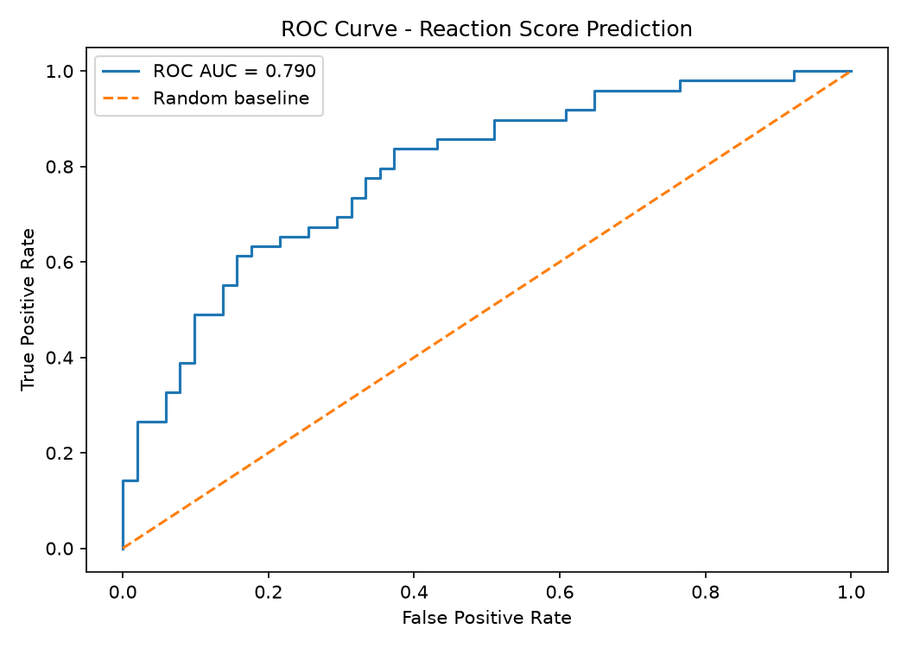
#> input picture roc_curve.png, 907 x 648 px, shrunk from 1050 x 750 before the run, found by its file name
$ python create_dashboard_image.py
#> lines starting #> are read from the running program, lines starting #| are printed output that depends on the picture
from pathlib import Path
import pandas as pd
import matplotlib.pyplot as plt
import matplotlib.image as mpimg

PROJECT_DIR = Path(__file__).resolve().parent.parent
FIGURE_DIR = PROJECT_DIR / "outputs" / "figures"

fig, axes = plt.subplots(1, 3, figsize=(18, 6))

# 1. ROC Curve
roc = FIGURE_DIR / "roc_curve.png"
if roc.exists():
    axes[0].imshow(mpimg.imread(roc))
    axes[0].set_title("Week 1 - ROC Curve")
else:
    axes[0].text(0.5, 0.5, "ROC curve not found", ha="center")
axes[0].axis("off")

# 2. Attention Heatmap
heatmap = FIGURE_DIR / "attention_heatmap.png"
if heatmap.exists():
    axes[1].imshow(mpimg.imread(heatmap))
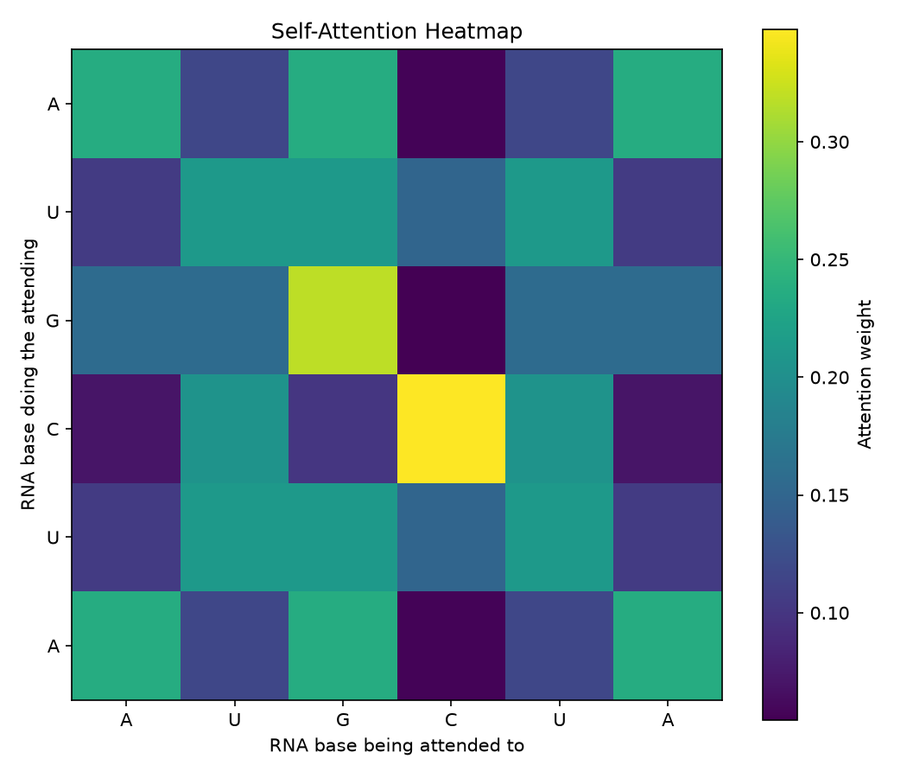
#> input picture attention_heatmap.png, 907 x 778 px, shrunk from 1050 x 900 before the run, found by its file name
    axes[1].set_title("Week 2 - Attention Heatmap")
else:
    axes[1].text(0.5, 0.5, "Heatmap not found", ha="center")
axes[1].axis("off")

# 3. RAG Retrieval Latency
csv_path = PROJECT_DIR / "outputs" / "rag_evaluation.csv"

if csv_path.exists():
    df = pd.read_csv(csv_path)
#> (reads rag_evaluation.csv from the repository)
    latency_col = next(
        (col for col in df.columns
         if "latency" in col.lower() or "time" in col.lower()),
        None
    )

    if latency_col:
        axes[2].bar(range(len(df)), df[latency_col])
        axes[2].set_title("Week 3 - Retrieval Latency")
        axes[2].set_xlabel("Test Question")
        axes[2].set_ylabel("Seconds")
    else:
        axes[2].text(0.5, 0.5, "Latency column not found", ha="center")
else:
    axes[2].text(0.5, 0.5, "RAG results not found", ha="center")

fig.suptitle("mRNA-VIP Project Dashboard", fontsize=18)
plt.tight_layout()

output_path = FIGURE_DIR / "dashboard_summary.png"
plt.savefig(output_path, dpi=150, bbox_inches="tight")
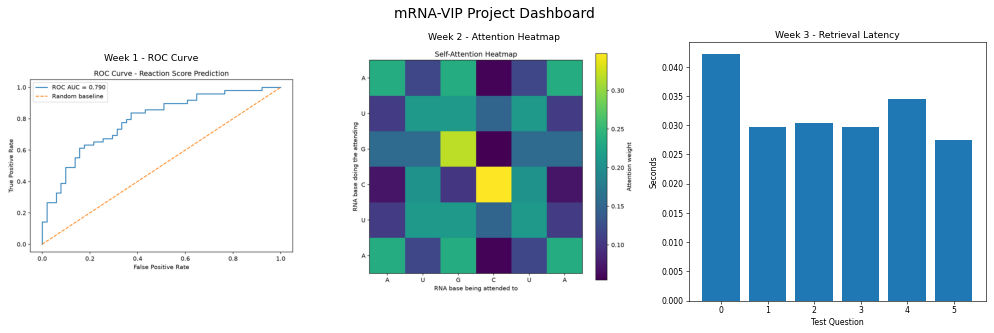
#> figure drawn by matplotlib, 3 panels; panel 3: tallest bar 0.0421 high, from x = -0.4 to 0.4
plt.close()

print("Dashboard PNG saved successfully!")
print(output_path)
